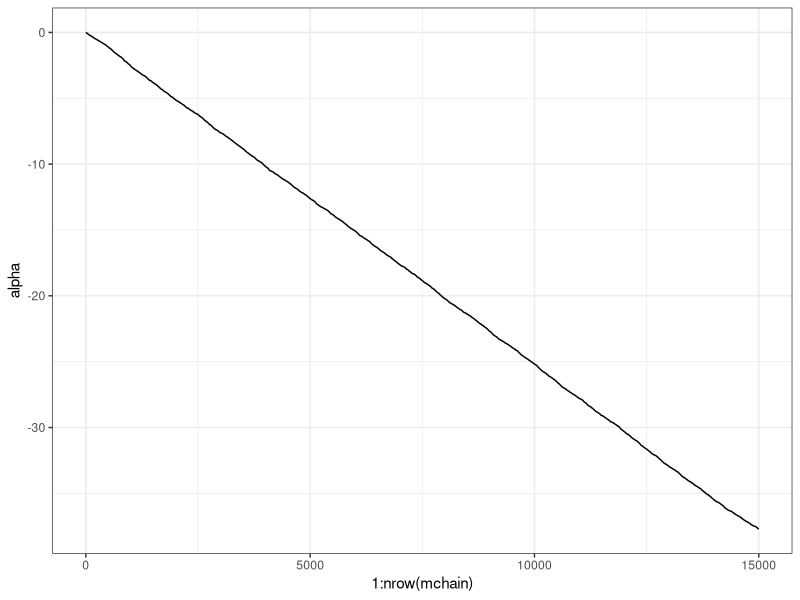
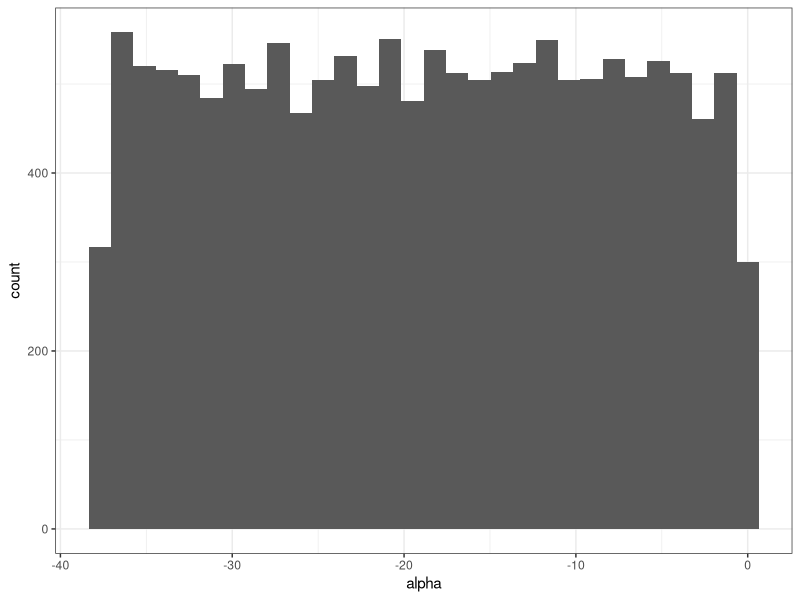
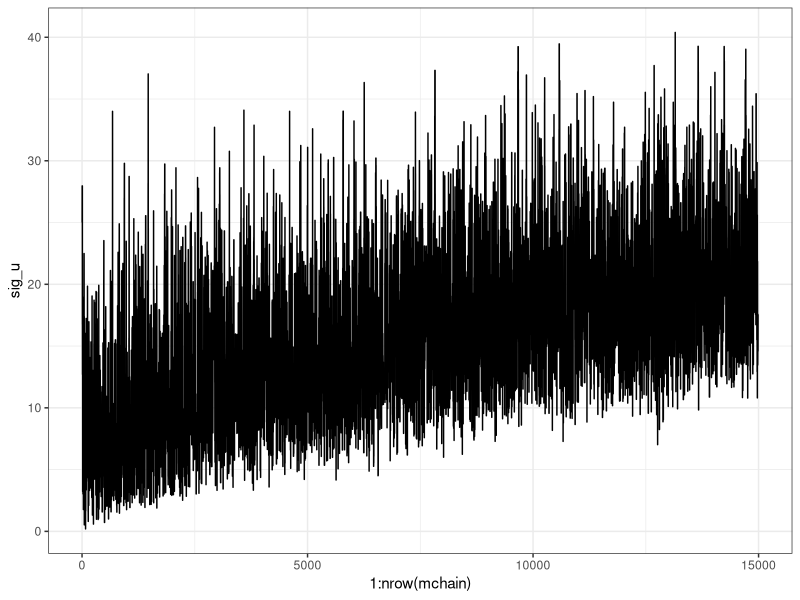
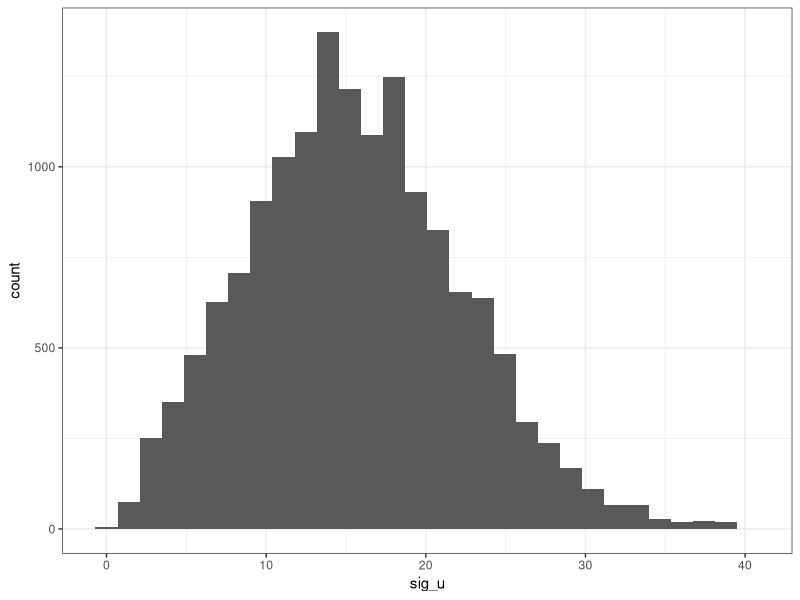

Recreate these plots in R, in order.
## ---- chunk 1
library(tidyverse)
## ---- chunk 2
data <- read_csv("covid_working_data.csv")
## ---- chunk 3
# Log-likelihood for Y given all parameters and data
loglik <- function(Yij, nij, alpha, betas, gamma, delta, ui, eij,
                     Xijs, Pij, Eij) {
  sum((alpha + betas*Xijs + gamma*Pij + delta*Eij + ui + eij)*(Yij - nij))
}

# Log prior distribution for all parameters
logprior <- function(alpha, betas, gamma, delta, ui, eij, sigu, sige) {
  -sum(alpha^2/200, betas^2/200, gamma^2/200, ui^2/(2*sigu^2), eij^2/(2*sige^2),
       sigu^2/200, sige^2/200)
}

# Posterior distribution of lambdas created by summing the two
# Should make sure variances are positive
logpost <- function(Yij, nij, Xijs, Pij, Eij, alpha, betas, gamma, delta, ui, eij, 
                    sigu, sige) {
  if(min(sigu, sige) <= 0) return(-Inf)
  else {
    loglik(Yij, nij, alpha, betas, gamma, delta, ui, eij, Xijs, Pij, Eij) +
    logprior(alpha, betas, gamma, delta, ui, eij, sigu, sige)
  }
}
## ---- chunk 4
MHstep <- function(pars, avec, Yij, nij, Xijs, Pij, Eij) {
  res <- pars
  npars <- length(pars)
  for (i in 1:npars) {
    prop <- res
    prop[i] <- res[i] + 2*avec[i]*(runif(1) - 0.5)
    if (log(runif(1)) < 
        logpost(Yij, nij, Xijs, Pij, Eij,
                prop[1], prop[2:5], prop[6], prop[7], prop[8], prop[9], prop[10], 
                prop[11]) -
        logpost(Yij, nij, Xijs, Pij, Eij,
                res[1], res[2:5], res[6], res[7], res[8], res[9], res[10], 
                res[11])) {
      res[i] <- prop[i]
    }
  }
  return(res)
}
## ---- chunk 5
# Data preparation
data2 <- na.omit(data)

Yij <- data2$weekly_cases
nij <- data2$pop2019
Xijs <- cbind(data2$government_response_index, 
              data2$retail_and_recreation_percent_change_from_baseline,
              data2$parks_percent_change_from_baseline,
              data2$transit_stations_percent_change_from_baseline)
Pij <- data2$population_density
Eij <- data2$Percentage_over_65

# Set up number of repeats and chain matrix
nrep <- 15000
mchain <- matrix(NA, nrow = nrep, ncol = 11)

# Parameter starting values
mchain[1,] <- c(rep(0, 9), rep(25, 2))

# Window values
avec <- c(rep(0.01, 9), rep(20, 2))
## ---- chunk 6
for (i in 2:nrep) {
  mchain[i,] <- MHstep(mchain[i - 1,], avec, Yij, nij, Xijs, Pij, Eij)
}
## ---- chunk 7
chain_data <- as_tibble(mchain)

chain_data <- chain_data %>% 
  rename("alpha" = V1,
        "beta_1" = V2, "beta_2" = V3, "beta_3" = V4, "beta_4" = V5,
         "gamma" = V6,
         "delta" = V7,
         "u_i" = V8,
         "e_ij" = V9,
         "sig_u" = V10,
         "sig_e" = V11)

ggplot(chain_data, aes(x = 1:nrow(mchain), y = alpha)) +
  geom_line() +
  theme_bw()

ggplot(chain_data, aes(x = alpha)) +
  geom_histogram() +
  theme_bw()

ggplot(chain_data, aes(x = 1:nrow(mchain), y = sig_u)) +
  geom_line() +
  theme_bw()

ggplot(chain_data, aes(x = sig_u)) +
  geom_histogram() +
  theme_bw()
## ---- chunk 8
numunique <- function(mat){
  for (i in 1:ncol(mat))
    cat(i, "\t", length(unique(mat[,i])), "\n")
}

numunique(mchain)
